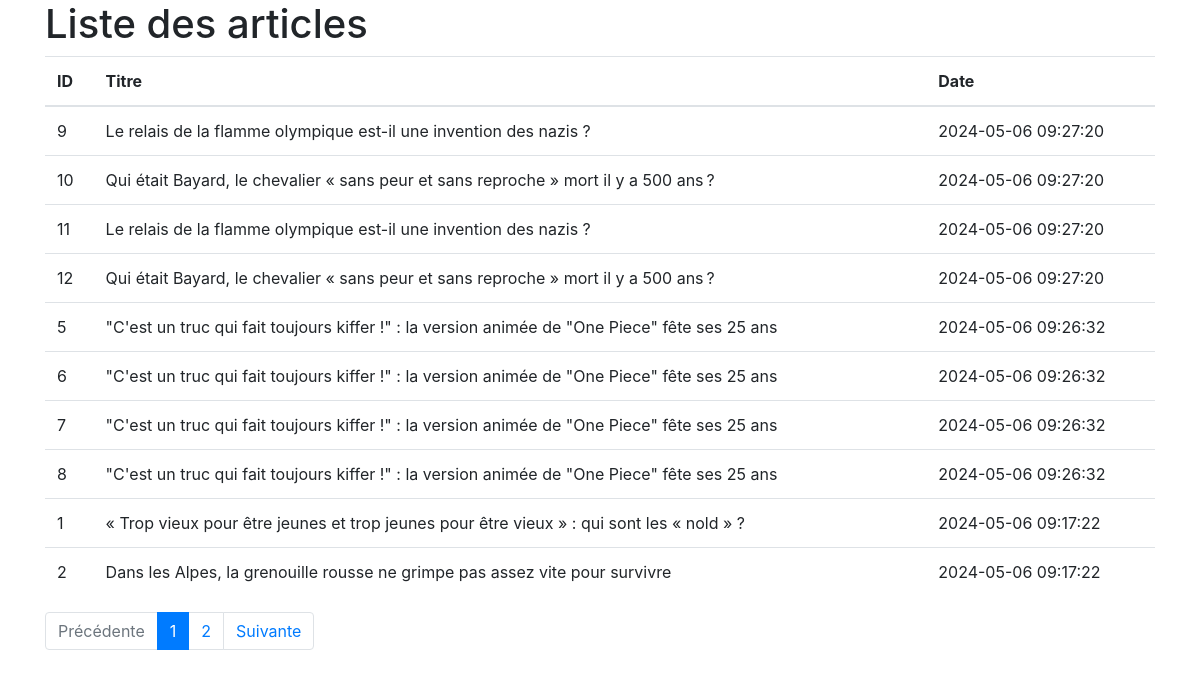
The page / on the database its author committed.
### tables this page shows
CREATE TABLE IF NOT EXISTS `articles` (
  `id` int NOT NULL AUTO_INCREMENT,
  `titre` varchar(255) NOT NULL,
  `created_at` datetime NOT NULL,
  PRIMARY KEY (`id`)
);

### index.php (the view, shortened to what this page needs)
<?php
require_once('connect.php');
if(isset($_GET['page']) && !empty($_GET['page'])){
    $currentPage = (int) strip_tags($_GET['page']);
}else{
    $currentPage = 1;
}
$sql = 'SELECT COUNT(*) AS nb_articles FROM `articles`;';
$query = $db->prepare($sql);
$query->execute();
$result = $query->fetch();
$nbArticles = (int) $result['nb_articles'];
$parPage = 10;
$pages = ceil($nbArticles / $parPage);
$premier = ($currentPage * $parPage) - $parPage;
$sql = 'SELECT * FROM `articles` ORDER BY `created_at` DESC LIMIT :premier, :parpage;';
$query = $db->prepare($sql);
$query->bindValue(':premier', $premier, PDO::PARAM_INT);
$query->bindValue(':parpage', $parPage, PDO::PARAM_INT);
$query->execute();
$articles = $query->fetchAll(PDO::FETCH_ASSOC);
?>
<!DOCTYPE html>
<html lang="fr">
<head>
    <link rel="stylesheet" href="https://stackpath.bootstrapcdn.com/bootstrap/4.4.1/css/bootstrap.min.css">
</head>
<body>
    <main class="container">
        <div class="row">
            <section class="col-12">
                <h1>Liste des articles</h1>
                <table class="table">
                    <thead>
                        <th>ID</th>
                        <th>Titre</th>
                        <th>Date</th>
                    </thead>
                    <tbody>
                        <?php
                        foreach($articles as $article){
                        ?>
                            <tr>
                                <td><?= $article['id'] ?></td>
                                <td><?= $article['titre'] ?></td>
                                <td><?= $article['created_at'] ?></td>
                            </tr>
                        <?php
                        }
                        ?>
                    </tbody>
                </table>
                <nav>
                    <ul class="pagination">
                        <li class="page-item <?= ($currentPage == 1) ? "disabled" : "" ?>">
                            <a href="./?page=<?= $currentPage - 1 ?>" class="page-link">Précédente</a>
                        </li>
                        <?php for($page = 1; $page <= $pages; $page++): ?>
                            <li class="page-item <?= ($currentPage == $page) ? "active" : "" ?>">
                                <a href="./?page=<?= $page ?>" class="page-link"><?= $page ?></a>
                            </li>
                        <?php endfor ?>
                        <li class="page-item <?= ($currentPage == $pages) ? "disabled" : "" ?>">
                            <a href="./?page=<?= $currentPage + 1 ?>" class="page-link">Suivante</a>
                        </li>
                    </ul>
                </nav>
            </section>
        </div>
    </main>
</body>
</html>

### rows shown on the page
articles: id "9", titre "Le relais de la flamme olympique est-il une invention des nazis ?", created_at "2024-05-06 09:27:20"
articles: id "10", titre "Qui était Bayard, le chevalier « sans peur et sans reproche » mort il y a 500 ans ?", created_at "2024-05-06 09:27:20"
articles: id "11", titre "Le relais de la flamme olympique est-il une invention des nazis ?", created_at "2024-05-06 09:27:20"
articles: id "12", titre "Qui était Bayard, le chevalier « sans peur et sans reproche » mort il y a 500 ans ?", created_at "2024-05-06 09:27:20"
articles: id "5", titre "\"C'est un truc qui fait toujours kiffer !\" : la version animée de \"One Piece\" fête ses 25 ans", created_at "2024-05-06 09:26:32"
articles: id "6", titre "\"C'est un truc qui fait toujours kiffer !\" : la version animée de \"One Piece\" fête ses 25 ans", created_at "2024-05-06 09:26:32"
articles: id "7", titre "\"C'est un truc qui fait toujours kiffer !\" : la version animée de \"One Piece\" fête ses 25 ans", created_at "2024-05-06 09:26:32"
articles: id "8", titre "\"C'est un truc qui fait toujours kiffer !\" : la version animée de \"One Piece\" fête ses 25 ans", created_at "2024-05-06 09:26:32"
articles: id "1", titre "« Trop vieux pour être jeunes et trop jeunes pour être vieux » : qui sont les « nold » ?", created_at "2024-05-06 09:17:22"
articles: id "2", titre "Dans les Alpes, la grenouille rousse ne grimpe pas assez vite pour survivre", created_at "2024-05-06 09:17:22"
